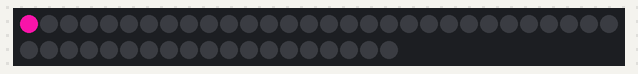
A sketch run on a simulated Arduino Uno, built with avr-gcc and run on an emulated ATmega328P. Parts: 49 RGB LEDs in strip order, left to right, continuing on the next row. Dim RGB values are drawn brighter than linear; random numbers use the default seed unless the sketch sets one.

Above: at 0.15 s.
At 0.77 s:
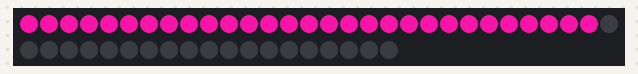
At 2.3 s:
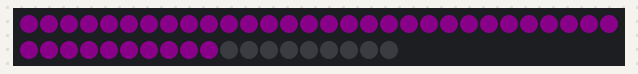
At 32.27 s:
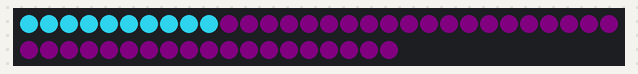
At 33.49 s:
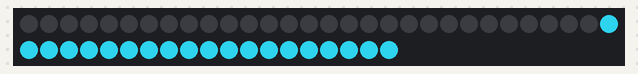
At 39.84 s:
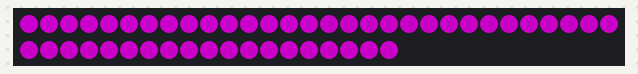

The sketch:

WS2812.ino
```cpp
#include <Adafruit_NeoPixel.h>

#define PIN 4    //設定輸出
#define NUMPIXELS 49 // 燈的數量

Adafruit_NeoPixel pixels = Adafruit_NeoPixel(NUMPIXELS, PIN, NEO_GRB + NEO_KHZ800);

int delayval = 10; // 時間延遲

int redColor = 255;
int greenColor = 255;
int blueColor = 255;

void setup() {
  pixels.begin();
}

void loop() {

  setColor();
  for (int i = 0; i < NUMPIXELS; i++) {
    //pixel.Color 採用 RGB 值，從 0,0,0 到 255,255,255
    pixels.setPixelColor(i, pixels.Color(redColor, greenColor, blueColor));
    // 這會將更新的像素顏色發送到硬件。
    pixels.show();
    delay(20);
  }
  for (int i = 0; i < 256; i+=10)
  {
    for (int j = 0; j < NUMPIXELS; j++)
    {
      pixels.setPixelColor(j, pixels.Color(i, 0, i));
      pixels.show();
      delay(10);
    }
  }
  for (int i = 255; i > 0; i-=10)
  {
    for (int j = 0; j < NUMPIXELS; j++)
    {
      pixels.setPixelColor(j, pixels.Color(i, 0, i));
      pixels.show();
      delay(10);
    }
  }
}

// setColor()
// 選擇隨機值設置為 RGB
void setColor() {
  redColor = random(0, 255);
  greenColor = random(0, 255);
  blueColor = random(0, 255);
}
```
